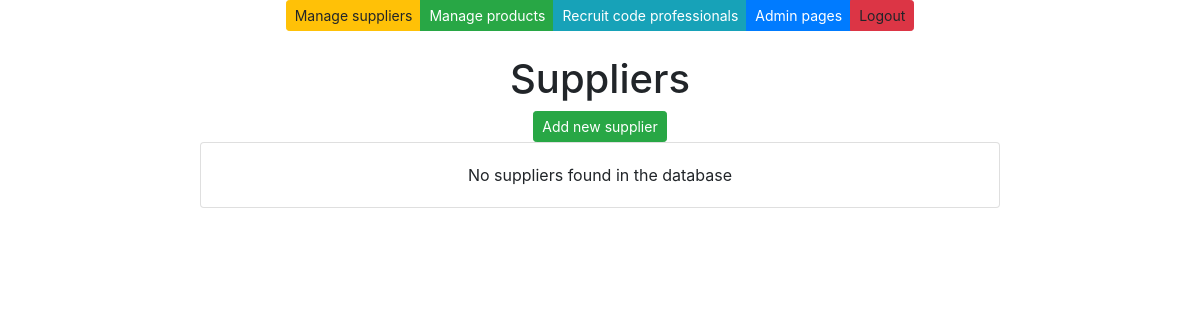
The app's page /suppliers/, older data.
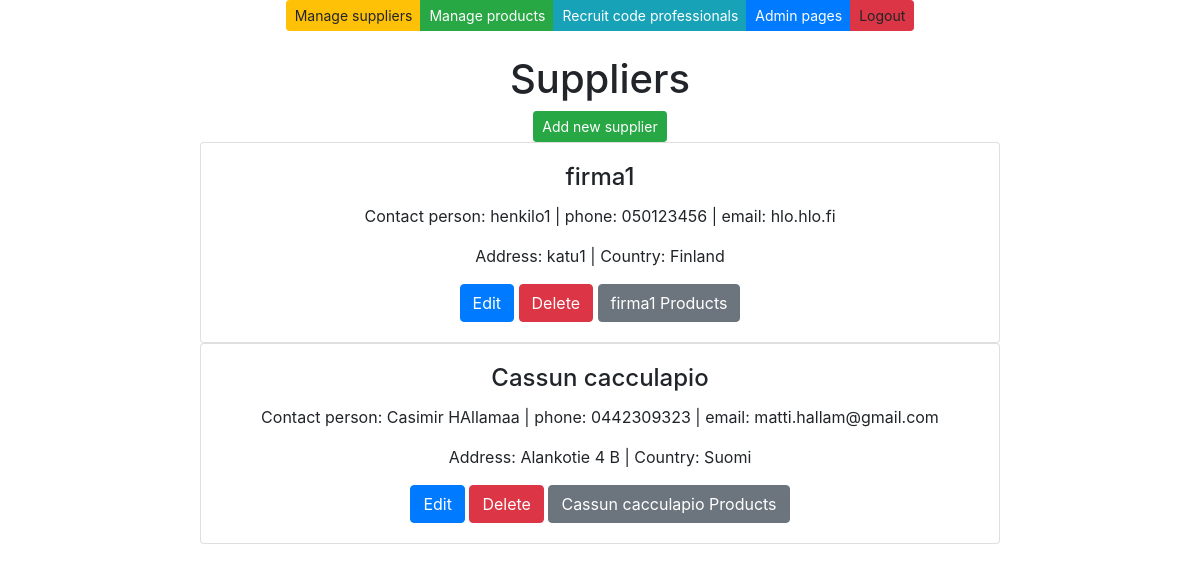
The same page, newer data.
### app/models.py (models this page shows, shortened)
class Supplier(models.Model):
    companyname = models.CharField(max_length = 50, default="firma")
    contactname = models.CharField(max_length = 50, default="firma")
    address = models.CharField(max_length = 100, default="firma")
    phone = models.CharField(max_length = 20, default="firma")
    email = models.CharField(max_length = 50, default="firma")
    country = models.CharField(max_length = 50, default="firma")

### app/views.py (the view)
# urls.py: path('suppliers/', supplierlistview),
def supplierlistview(request):
    supplierlist = Supplier.objects.all()
    context = {'suppliers': supplierlist}
    return render (request, "supplierlist.html", context)

### app/templates/supplierlist.html (shortened to what this page needs)
{% extends 'index.html' %}
{% block content %}
<br />
<br />
<h1>Suppliers</h1>
<button id="add-btn" class="btn btn-success btn-sm" onclick="showAddForm()">Add new supplier</button>
{% for s in suppliers %}
<div class="card" style="max-width: 50rem;">
    <div class="card-body">
        <h4 class="card-title">{{s.companyname}}</h4>
        <p class="card-text">Contact person: {{s.contactname}} | phone: {{s.phone}} | email: {{s.email}} </p>
        <p class="card-text">Address: {{s.address}} | Country: {{s.country}}</p>
        <a href="/edit-supplier-get/{{s.id}}/" class="btn btn-primary">Edit</a>
        <a href="/confirm-delete-supplier/{{s.id}}/" class="btn btn-danger">Delete</a>
        <a href="/products-by-supplier/{{s.id}}/" class="btn btn-secondary">{{s.companyname}} Products</a>
    </div>
</div>
{% empty %}
<div class="card" style="width: 50rem;">
    <div class="card-body">
        <p class="card-text">No suppliers found in the database </p>
    </div>
</div>
{% endfor %}
{% endblock %}

### app/templates/index.html (shortened to what this page needs)
<!DOCTYPE html>
<html>
    <head>
        <link rel="stylesheet" href="https://stackpath.bootstrapcdn.com/bootstrap/4.5.0/css/bootstrap.min.css"
>
        <link rel="stylesheet" href="https://cdnjs.cloudflare.com/ajax/libs/font-awesome/5.11.2/css/all.min.css">
    </head>
    <body>
        <div class="container">
            <center>
                <div class="btn-group" role="group">
                    <a class="btn btn-warning btn-sm" href="/suppliers">Manage suppliers</a>
                    <a class="btn btn-success btn-sm" href="/products">Manage products</a>
                    <a class="btn btn-info btn-sm" href="http://careeria.fi">Recruit code professionals</a>
                    <a class="btn btn-primary btn-sm" href="/admin">Admin pages</a>
                    <a class="btn btn-danger btn-sm">Logout</a>
                </div>
                {% block content %}
                {% endblock %}
            </center>
        </div>
    </body>
</html>

Row changes from the older to the newer data that the page shows:
added Supplier: companyname "firma1", contactname "henkilo1", phone "050123456", email "hlo.hlo.fi", address "katu1", country "Finland"
added Supplier: companyname "Cassun cacculapio", contactname "Casimir HAllamaa", phone "0442309323", email "matti.hallam@gmail.com", address "Alankotie 4 B", country "Suomi"
Text that changed along with them:
text no longer shown: "No suppliers found in the database"
